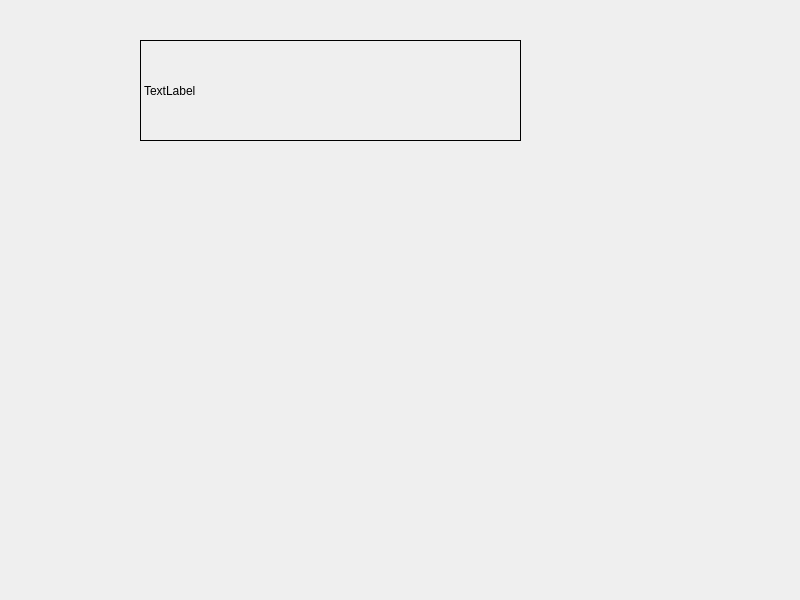
<?xml version="1.0" encoding="UTF-8"?>
<ui version="4.0">
 <class>MyWidget</class>
 <widget class="QWidget" name="MyWidget">
  <property name="geometry">
   <rect>
    <x>0</x>
    <y>0</y>
    <width>800</width>
    <height>600</height>
   </rect>
  </property>
  <property name="windowTitle">
   <string>MyWidget</string>
  </property>
  <widget class="MyLabel" name="label">
   <property name="geometry">
    <rect>
     <x>140</x>
     <y>40</y>
     <width>381</width>
     <height>101</height>
    </rect>
   </property>
   <property name="frameShape">
    <enum>QFrame::Box</enum>
   </property>
   <property name="text">
    <string>TextLabel</string>
   </property>
  </widget>
 </widget>
 <customwidgets>
  <customwidget>
   <class>MyLabel</class>
   <extends>QLabel</extends>
   <header location="global">mylabel.h</header>
  </customwidget>
 </customwidgets>
 <resources/>
 <connections/>
</ui>
